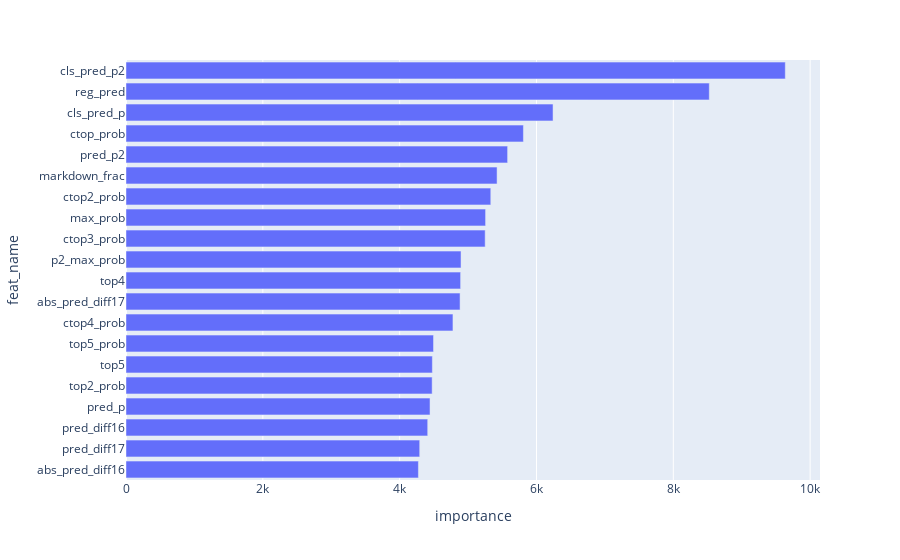

The notebook cell saved with this chart:
### Code cell
gezi.plot.feature_importance(bst, topn=20)

### Figure 1 — Plotly figure (JSON) as saved in the notebook; plotly's stock layout.template omitted (floating-point values rounded to 4 significant figures)
{"data": [{"alignmentgroup": "True", "hovertemplate": "importance=%{x}<br>feat_name=%{y}<extra></extra>", "legendgroup": "", "marker": {"color": "#636efa", "pattern": {"shape": ""}}, "name": "", "offsetgroup": "", "orientation": "h", "showlegend": false, "textposition": "auto", "type": "bar", "x": [4274, 4293, 4410, 4444, 4475, 4478, 4495, 4779, 4883, 4891, 4897, 5250, 5256, 5332, 5424, 5578, 5809, 6242, 8526, 9637], "xaxis": "x", "y": ["abs_pred_diff16", "pred_diff17", "pred_diff16", "pred_p", "top2_prob", "top5", "top5_prob", "ctop4_prob", "abs_pred_diff17", "top4", "p2_max_prob", "ctop3_prob", "max_prob", "ctop2_prob", "markdown_frac", "pred_p2", "ctop_prob", "cls_pred_p", "reg_pred", "cls_pred_p2"], "yaxis": "y"}], "layout": {"barmode": "relative", "legend": {"tracegroupgap": 0}, "margin": {"t": 60}, "xaxis": {"anchor": "y", "domain": [0, 1], "title": {"text": "importance"}}, "yaxis": {"anchor": "x", "domain": [0, 1], "title": {"text": "feat_name"}}}}
